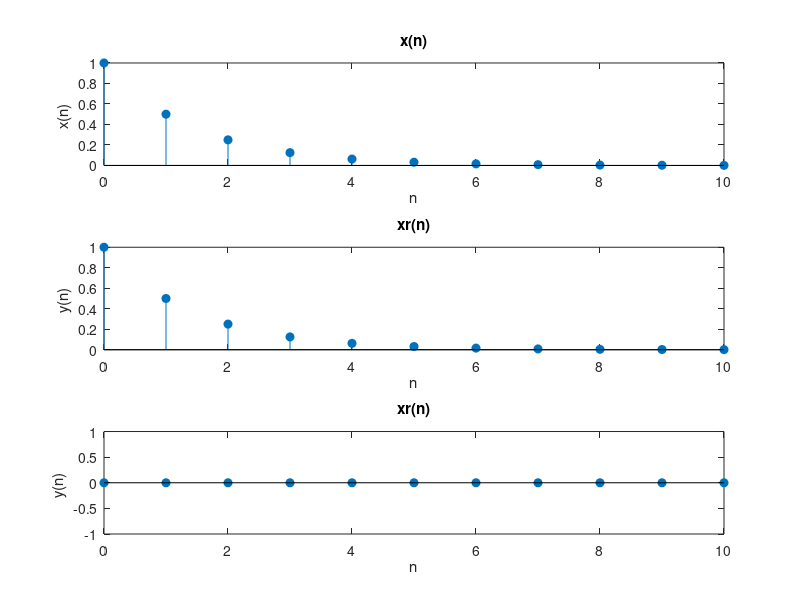

Write the MATLAB code that produced this figure.
nx = 0:10; % sample index for x
x = 0.5 .^ nx;
nh = -2:2; % sample index for h
h = (nh >= -2) - (nh >= 3);
y = conv(x, h); % length of y is equal to (length of x) + (length of h) - 1
N = length(x) + length(h) -1;
ny = -2:12; % sample index for y

[xr, r] = deconv(y, h); % convert x to decimal

diff = abs(x - xr); % calculate the difference between x and xr

subplot(3,1,1);
stem(nx, x, 'filled'), xlabel('n'), ylabel('x(n) ');
title('x(n)');

subplot(3,1,2);
stem(nx, xr, 'filled'), xlabel('n'), ylabel('y(n) ');
title('xr(n)');

subplot(3,1,3);
stem(nx, diff, 'filled'), xlabel('n'), ylabel('y(n) ');
title('xr(n)');


disp('Difference between x and xr:');
disp(diff); % display the difference